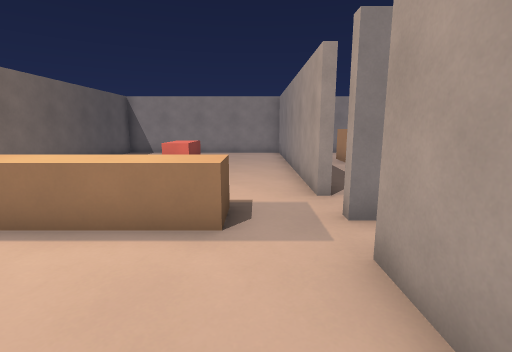
view 1 (above)

17 first-person views from a walk through a 3-D level made in the Godot game engine. The camera is 1.5 m above the floor, tilts 10° down and sees 85° across. The floor is counted in squares, 1 m on a side. Each view is taken from the middle of a square. On the plan, view 1 faces up. The plan holds only what a view shows up to about 14 squares ahead; the rest is blank.

view 2
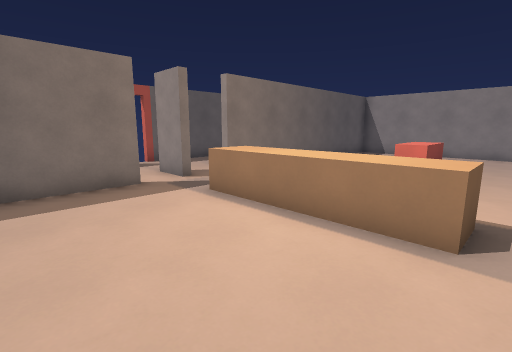

view 3
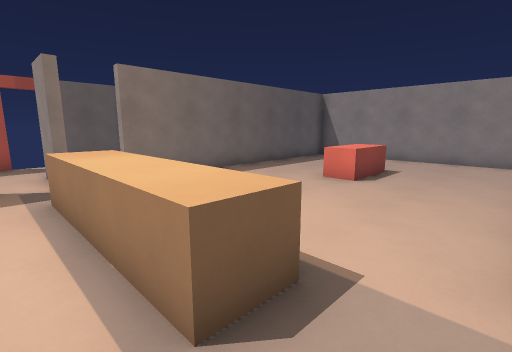

view 4
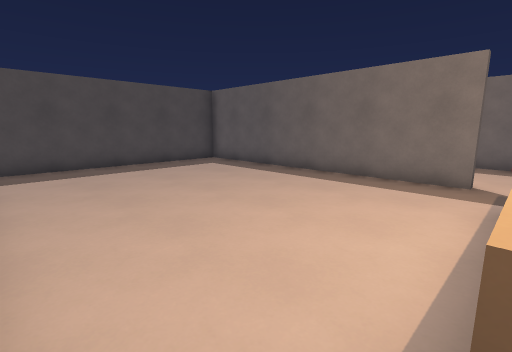

view 5
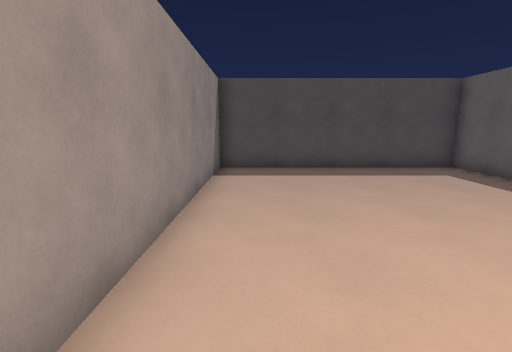

view 6
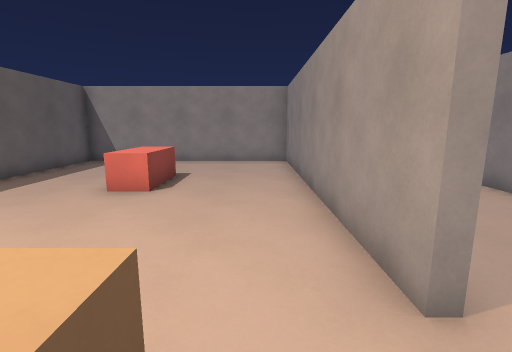

view 7
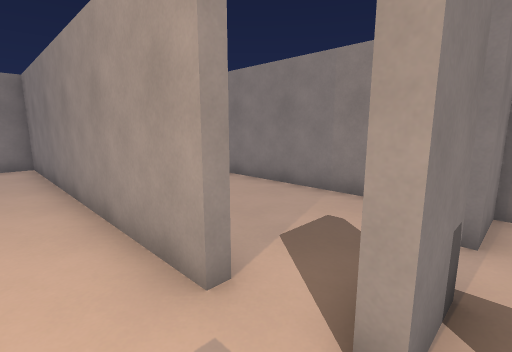

view 8
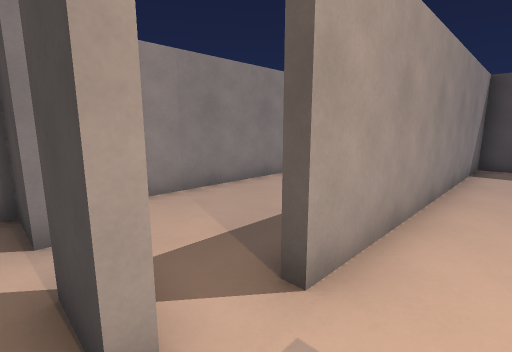

view 9
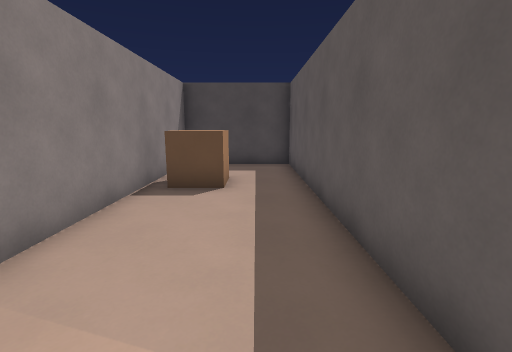

view 10
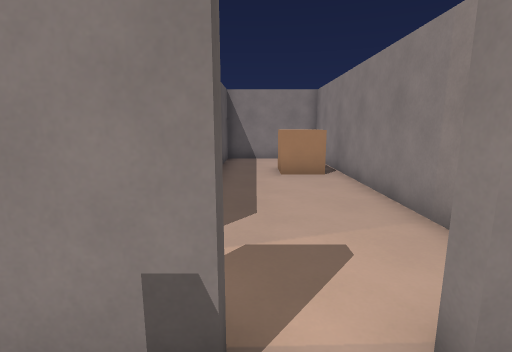

view 11
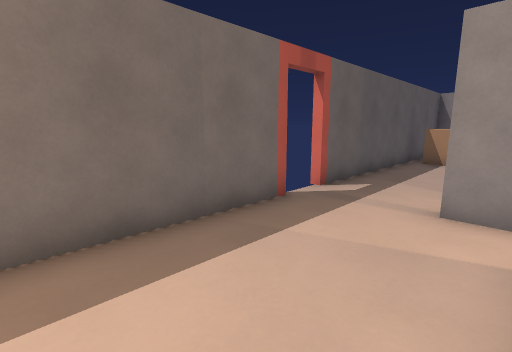

view 12
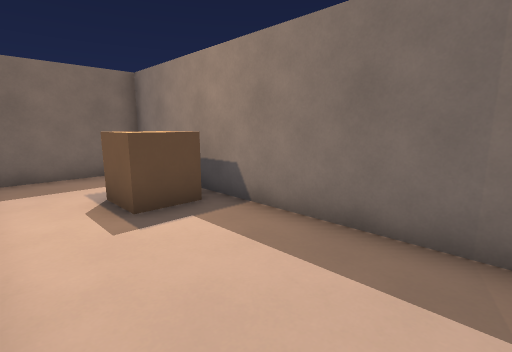

view 13
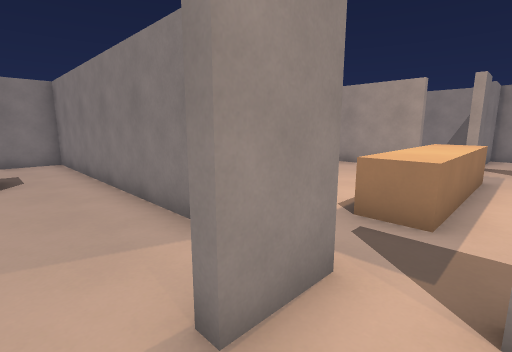

view 14
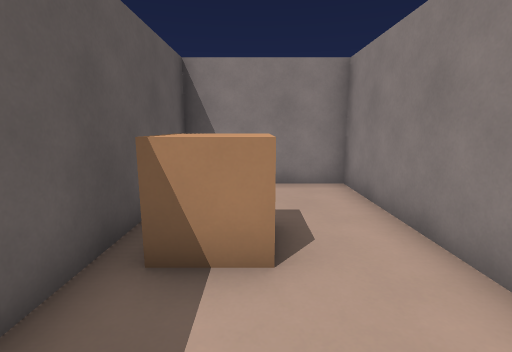

view 15
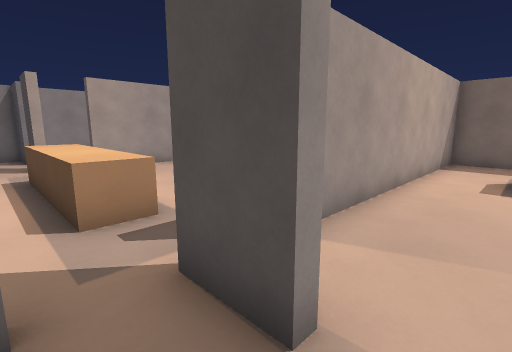

view 16
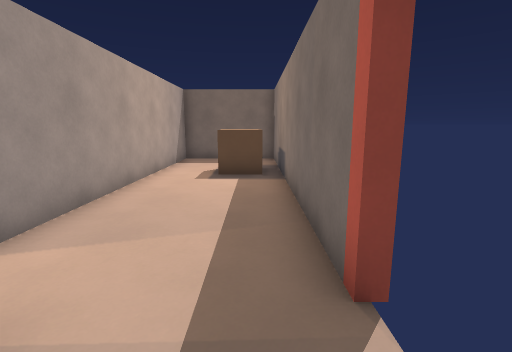

view 17
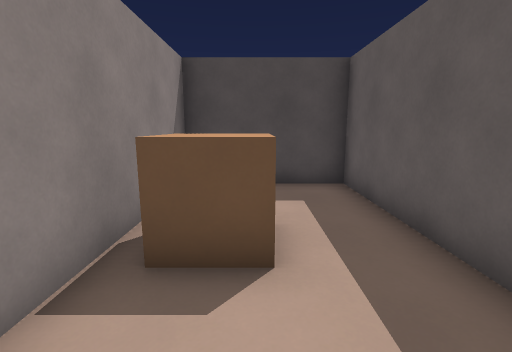

### Floor plan
Key: @ floor where view 1 was taken; # wall or solid block; x gap in a wall; . floor; ^ raised ledge.
Columns run from 12 left of view 1 to 6 right of it. Each row starts with its distance up from view 1.
 17  ##############
 16 #  ..#   .....#####
 15 # ...#.  .....#.. #
 14 # ...#.  .....#.. #
 13 #^^..#.. .....#.^ #
 12 #^^..#...^....#.^^#
 11 #....#...^....#...#
 10 #....#........#...#
  9 #....#........#...#
  8 #....#  ......#...#
  7 #....#   .....#...#
  6 #.............x...#
  5 x..##..^^^^^..#xx##
  4 x......^^^^^......#
  3 #....#........#...#
  2 #....#........#...#
  1 #....#........#...#
  0 #....#......@.#...#
 -1 #....#........#...#
 -2 #....#........#...#
 -3 #^^..#........#.^^#
 -4 #^^..#........#.^^#
 -5 #....#........#.. #
 -6 #....#........#.. #
 -7 #....#........#.. #
 -8 ##################

Where each view was taken, in squares from view 1:
view 1: 0 up, 0 right, facing up
view 2: 0 up, 0 right, facing up-left
view 3: 3 up, 1 right, facing up-left
view 4: 4 up, 1 right, facing down-left
view 5: 3 up, 0 right, facing down
view 6: 4 up, 0 right, facing up
view 7: 4 up, 0 right, facing up-right
view 8: 5 up, 0 right, facing down-right
view 9: 4 up, 3 right, facing down
view 10: 3 up, 3 right, facing up
view 11: 1 down, 8 left, facing up-left
view 12: 2 up, 8 left, facing down-left
view 13: 3 up, 10 left, facing up-right
view 14: 9 up, 10 left, facing up
view 15: 6 up, 10 left, facing down-right
view 16: 6 up, 11 left, facing down
view 17: 0 up, 4 right, facing down
